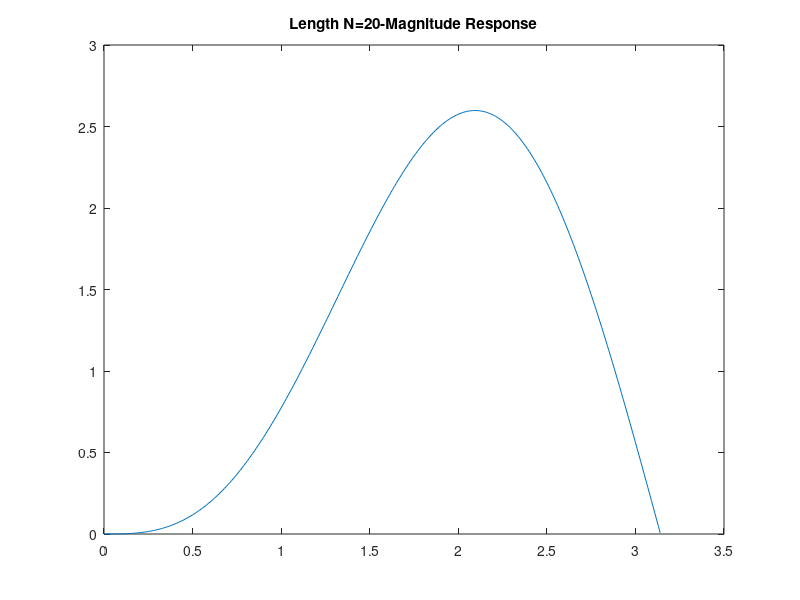

Write the MATLAB code that produced this figure. (Note: this script raises an error after producing the figure.)
clc 
close all 
clear all

N=input('Enter the Length of filter:');
M=(N-1)/2;
h=zeros(1,N);

for i=0:N-1
    h(i+1)=(cos(pi*(i-M)))/(i-M)-sin(pi*(i-M))/(pi*((i-M)^2));
end
if rem(N,2)==1
h(M+1)=0;
end

w1=0:1/100:pi;
H=0;
j=sqrt(-1);
for n=1:length(h)
    H=H+h(n)*exp(-j*w1*n);
end

figure;
plot(w1,abs(H))
title('Length N=20-Magnitude Response')
figure;
plot(w1,phase(H))
title('Length N=20-Phase Response ')